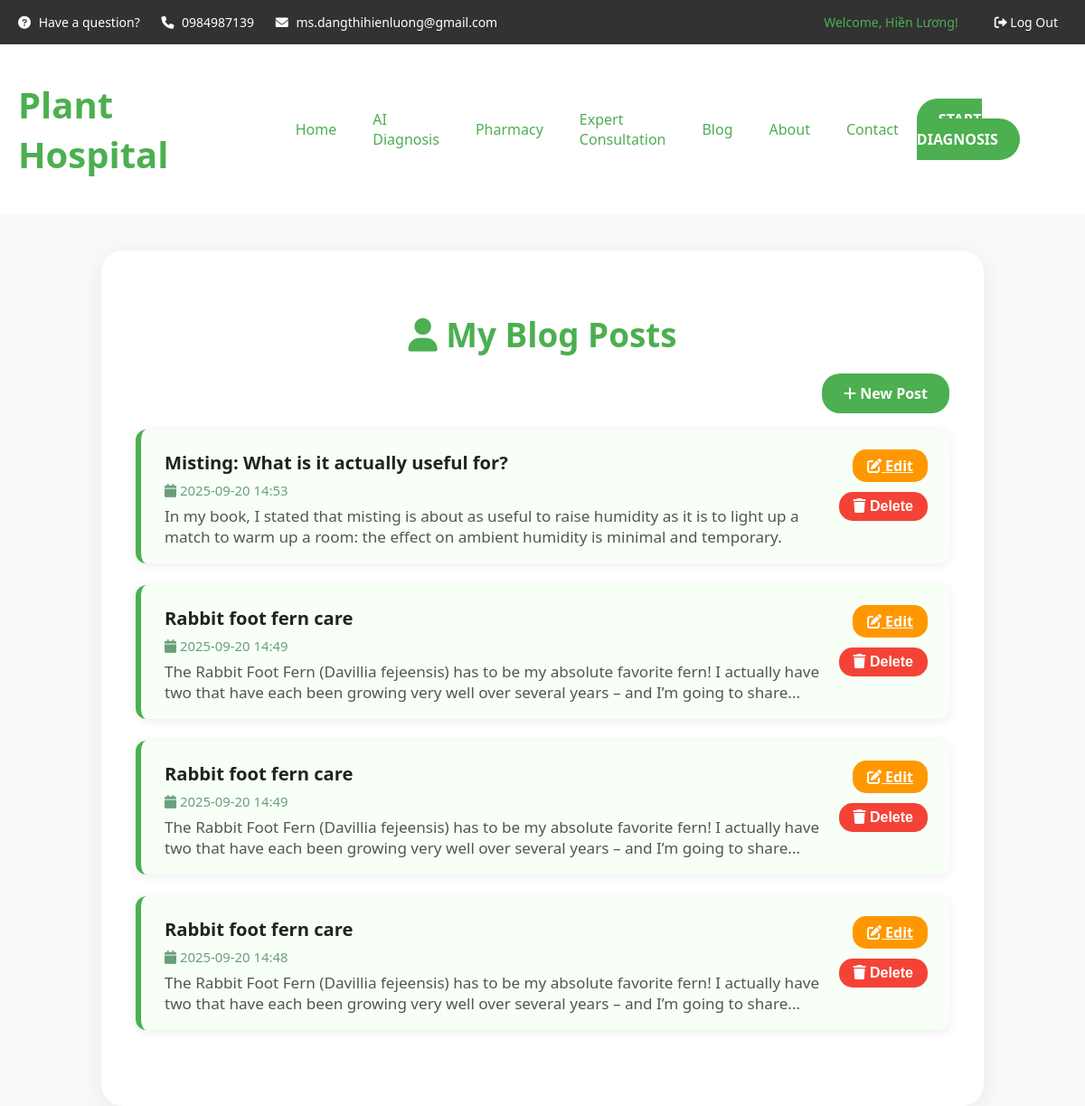
/blog/my-blogs (signed in), run on an earlier commit of the app's database.
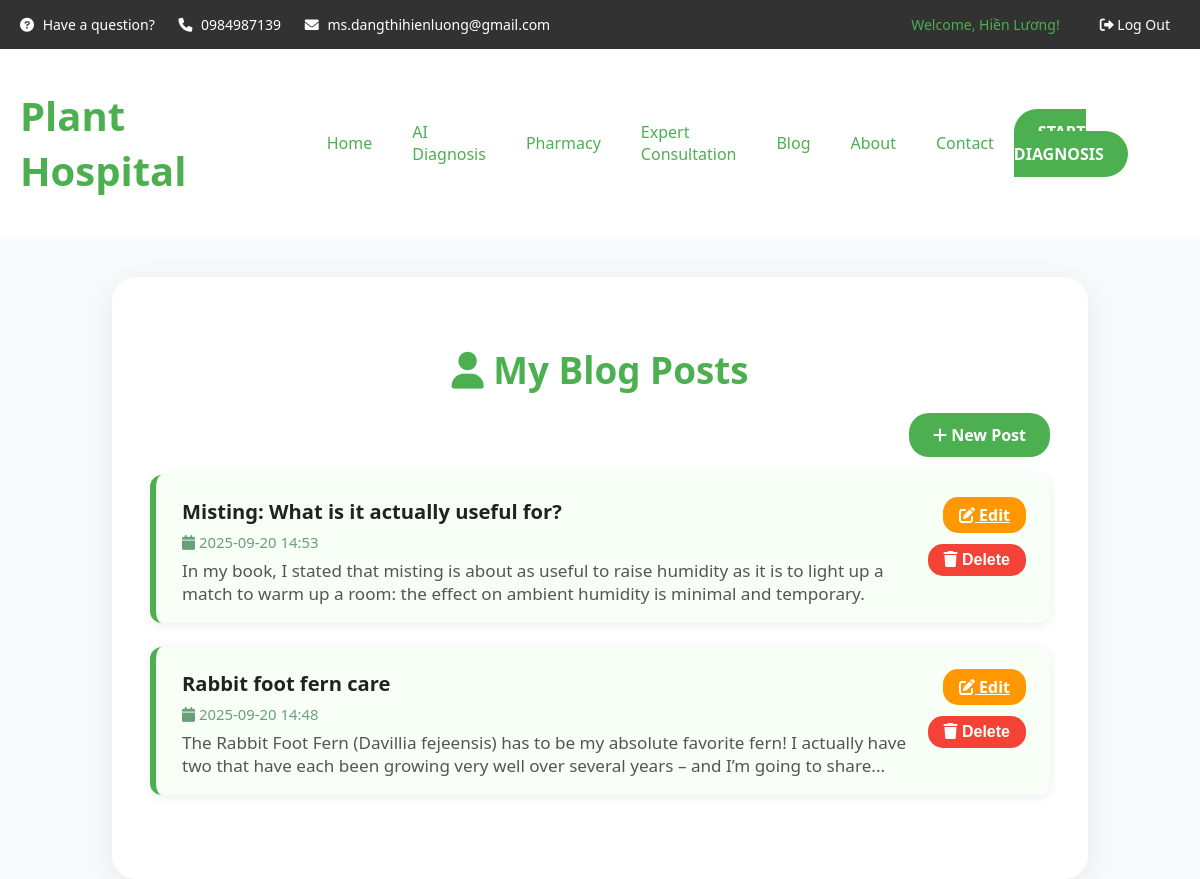
And on a later commit of the database.
### tables this page shows
CREATE TABLE post (
  id INTEGER PRIMARY KEY AUTOINCREMENT,
  author_id INTEGER NOT NULL,
  created TIMESTAMP NOT NULL DEFAULT CURRENT_TIMESTAMP,
  title TEXT NOT NULL,
  body TEXT NOT NULL,
  FOREIGN KEY (author_id) REFERENCES user (id)
);

### flaskr/blog.py (the view)
@bp.route('/my-blogs')
def my_blogs():
    if g.user is None:
        return redirect(url_for('auth.login'))
    db = get_db()
    posts = db.execute(
        'SELECT p.id, title, body, created '
        'FROM post p '
        'WHERE p.author_id = ? '
        'ORDER BY created DESC',
        (g.user['id'],)
    ).fetchall()
    return render_template('blog/my_blogs.html', posts=posts)

### flaskr/auth.py (called while the page is built)
@bp.before_app_request
def load_logged_in_user():
    user_id = session.get('user_id')
    if user_id is None:
        g.user = None
    else:
        g.user = get_db().execute(
            'SELECT * FROM user WHERE id = ?', (user_id,)
        ).fetchone()

### flaskr/db.py (called while the page is built)
def get_db():
    if 'db' not in g:
        g.db = sqlite3.connect(
            current_app.config['DATABASE'],
            detect_types=sqlite3.PARSE_DECLTYPES
        )
        g.db.row_factory = sqlite3.Row
    return g.db

### flaskr/templates/blog/my_blogs.html (shortened to what this page needs)
<!DOCTYPE html>
<html lang="en">
  <head>
    <link
      rel="stylesheet"
      href="https://cdnjs.cloudflare.com/ajax/libs/font-awesome/6.0.0-beta3/css/all.min.css"
    />
  </head>
  <body>
    <div class="top-bar">
      <div class="container">
        <div class="top-left">
          <span><i class="fas fa-question-circle"></i> Have a question?</span>
          <span><i class="fas fa-phone"></i> 0984987139</span>
          <span
            ><i class="fas fa-envelope"></i> ms.dangthihienluong@gmail.com</span
          >
        </div>
        <div class="top-right">
          {% if g.user %}
          <span class="user-welcome">Welcome, {{ g.user.username }}!</span>
          <a href="{{ url_for('auth.logout') }}" class="top-btn"
            ><i class="fas fa-sign-out-alt"></i> Log Out</a
          >
          {% endif %}
        </div>
      </div>
    </div>
    <header class="header">
      <div class="container">
        <div class="logo">
          <h1>Plant Hospital</h1>
        </div>
        <nav class="main-nav">
          <ul>
            <li><a href="{{ url_for('home') }}">Home</a></li>
            <li><a href="{{ url_for('ai_diagnosis') }}">AI Diagnosis</a></li>
            <li><a href="{{ url_for('pharmacy') }}">Pharmacy</a></li>
            <li>
              <a href="{{ url_for('expert_consultation') }}"
                >Expert Consultation</a
              >
            </li>
            <li><a href="{{ url_for('blog.index') }}">Blog</a></li>
            <li><a href="{{ url_for('about') }}">About</a></li>
            <li><a href="{{ url_for('contact') }}">Contact</a></li>
          </ul>
        </nav>
        <div class="header-cta">
          <a href="{{ url_for('ai_diagnosis') }}" class="enroll-btn"
            >START DIAGNOSIS</a
          >
        </div>
      </div>
    </header>
    <div class="main-content">
      <h2 class="blog-title"><i class="fas fa-user"></i> My Blog Posts</h2>
      <div class="blog-actions">
        <a href="{{ url_for('blog.create') }}" class="btn-create">
          <i class="fas fa-plus"></i> New Post
        </a>
      </div>
      {% if posts and posts|length > 0 %}
      <ul class="blog-list">
        {% for post in posts %}
        <li class="blog-post-item">
          <div class="blog-post-info">
            <a
              href="{{ url_for('blog.detail', id=post['id']) }}"
              class="blog-post-title"
              >{{ post['title'] }}</a
            >
            <div class="blog-meta">
              <i class="fas fa-calendar"></i>
              {{ post['created'].strftime('%Y-%m-%d %H:%M') if post['created']
              }}
            </div>
            <div class="blog-body-preview">
              {{ post['body'][:180] }}{% if post['body']|length > 180 %}...{%
              endif %}
            </div>
          </div>
          <div class="blog-actions-btns">
            <a href="{{ url_for('blog.edit', id=post['id']) }}" class="btn-edit"
              ><i class="fas fa-edit"></i> Edit</a
            >
            <form
              action="{{ url_for('blog.delete', id=post['id']) }}"
              method="post"
              style="margin: 0"
            >
              <button
                type="submit"
                class="btn-delete"
                onclick="return confirm('Are you sure you want to delete this post?');"
              >
                <i class="fas fa-trash"></i> Delete
              </button>
            </form>
          </div>
        </li>
        {% endfor %}
      </ul>
      {% else %}
      <div class="no-posts">
        <i class="fas fa-seedling" style="font-size: 2.1rem; color: #4caf50"></i
        ><br />
        You have no blog posts yet. Start sharing your knowledge!
      </div>
      {% endif %}
    </div>
  </body>
</html>

What changed in the data, as far as the page shows it:
removed post: title "Rabbit foot fern care", created "2025-09-20 14:49", body "The Rabbit Foot Fern (Davillia fejeensis) has to be my absolute favorite fern! I actually have two that have each been growing very well over several years – and I’m going to share"
removed post: title "Rabbit foot fern care", created "2025-09-20 14:49", body "The Rabbit Foot Fern (Davillia fejeensis) has to be my absolute favorite fern! I actually have two that have each been growing very well over several years – and I’m going to share"
